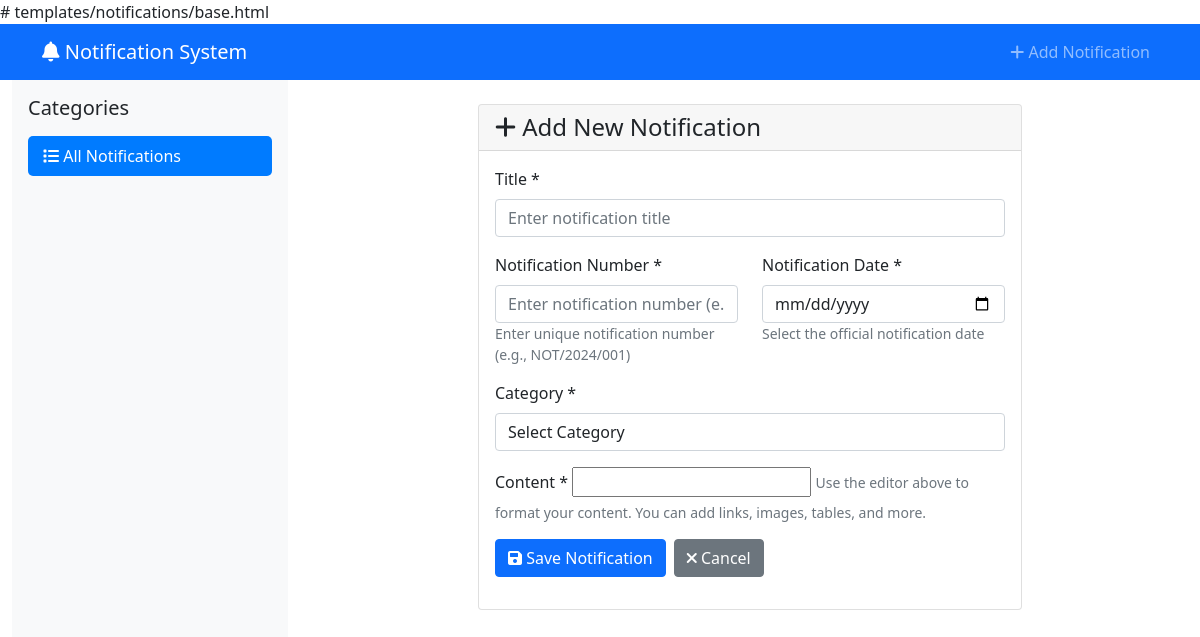
/bulletins/add/, run on an earlier commit of the app's database.
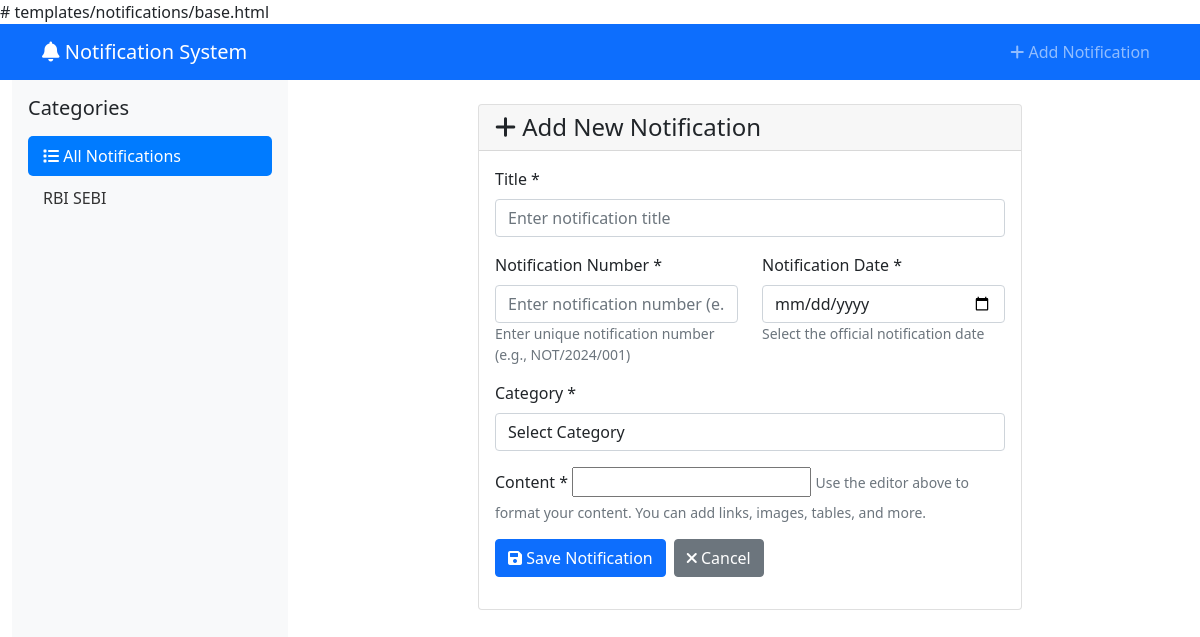
And on a later commit of the database.
### bulletins/models.py (models this page shows, shortened)
class NotificationCategory(models.Model):
    CATEGORY_CHOICES = [
        ('rbi_sebi', 'RBI SEBI'),
        ('notification', 'Notification'),
        ('circular', 'Circular'),
        ('income_tax', 'Income Tax'),
        ('service_tax', 'Service Tax'),
        ('central_sales_tax', 'Central Sales Tax'),
        ('excise_matters', 'Excise Matters'),
        ('customs', 'Customs'),
        ('company_law', 'Company Law'),
        ('labour_laws', 'Labour Laws'),
        ('fema', 'FEMA'),
        ('llp_act_2008', 'The LLP Act 2008'),
        ('accounting_standard', 'Accounting Standard (INDAS)'),
        ('others', 'Others'),
        ('gst', 'GST'),
        ('igst', 'IGST'),
        ('utgst', 'UTGST'),
        ('compensation_cess', 'Compensation Cess'),
        ('ibc_regulation', 'IBC Regulation'),
        ('vat', 'VAT'),
        ('delhi_vat', 'Delhi VAT'),
        ('maharashtra_vat', 'Maharashtra VAT'),
        ('gujarat_vat', 'Gujarat VAT'),
        ('telangana_vat', 'Telangana VAT'),
        ('tamil_nadu_vat', 'Tamil Nadu VAT'),
        ('karnataka_vat', 'Karnataka VAT'),
        ('west_bengal_vat', 'West Bengal VAT'),
        ('rajasthan_vat', 'Rajasthan VAT'),
        ('uttar_pradesh_vat', 'Uttar Pradesh VAT'),
        ('punjab_vat', 'Punjab VAT'),
    ]
    name = models.CharField(max_length=100, choices=CATEGORY_CHOICES, unique=True)
    display_name = models.CharField(max_length=100)
    created_at = models.DateTimeField(auto_now_add=True)
    parent = models.ForeignKey('self', on_delete=models.CASCADE, null=True, blank=True, related_name='subcategories')
    class Meta:
        verbose_name_plural = "Notification Categories"

### bulletins/views.py (the view)
# urls.py: path('add/', views.add_notification, name='add_notification'),
def add_notification(request):
    if request.method == 'POST':
        form = NotificationForm(request.POST)
        if form.is_valid():
            notification = form.save()
            messages.success(request, f'Notification "{notification.title}" successfully added!')
            return redirect('notification_list')
        else:
            messages.error(request, 'Please correct the errors below.')
    else:
        form = NotificationForm()
    categories = NotificationCategory.objects.prefetch_related('subcategories')
    return render(request, 'notifications/add_notification.html', {  # Yeh line check karo
        'form': form,
        'categories': categories
    })

### templates/notifications/add_notification.html (shortened to what this page needs)
{% extends 'notifications/base.html' %}
{% block content %}
<div class="row justify-content-center">
    <div class="col-lg-8">
        <div class="card">
            <div class="card-header">
                <h4 class="mb-0">
                    <i class="fas fa-plus"></i> Add New Notification
                </h4>
            </div>
            <div class="card-body">
                <form method="post" novalidate>
                    <div class="mb-3">
                        <label for="{{ form.title.id_for_label }}" class="form-label">Title *</label>
                        {{ form.title }}
                    </div>
                    <div class="row">
                        <div class="col-md-6">
                            <div class="mb-3">
                                <label for="{{ form.notification_number.id_for_label }}" class="form-label">Notification Number *</label>
                                {{ form.notification_number }}
                                <small class="form-text text-muted">
                                    Enter unique notification number (e.g., NOT/2024/001)
                                </small>
                            </div>
                        </div>
                        <div class="col-md-6">
                            <div class="mb-3">
                                <label for="{{ form.notification_date.id_for_label }}" class="form-label">Notification Date *</label>
                                {{ form.notification_date }}
                                <small class="form-text text-muted">
                                    Select the official notification date
                                </small>
                            </div>
                        </div>
                    </div>
                    <div class="mb-3">
                        <label for="{{ form.category.id_for_label }}" class="form-label">Category *</label>
                        <select name="category" class="form-control" id="id_category" required>
                            <option value="">Select Category</option>
                        </select>
                    </div>
                    <div class="mb-3">
                        <label for="{{ form.content.id_for_label }}" class="form-label">Content *</label>
                        {{ form.content }}
                        <small class="form-text text-muted">
                            Use the editor above to format your content. You can add links, images, tables, and more.
                        </small>
                    </div>
                    <div class="d-flex gap-2">
                        <button type="submit" class="btn btn-primary">
                            <i class="fas fa-save"></i> Save Notification
                        </button>
                        <a href="{% url 'notification_list' %}" class="btn btn-secondary">
                            <i class="fas fa-times"></i> Cancel
                        </a>
                    </div>
                </form>
            </div>
        </div>
    </div>
</div>
{% endblock %}

### templates/notifications/base.html (shortened to what this page needs)
<!DOCTYPE html>
<html lang="en">
<head>
    <link href="https://cdn.jsdelivr.net/npm/bootstrap@5.1.3/dist/css/bootstrap.min.css" rel="stylesheet">
    <link href="https://cdnjs.cloudflare.com/ajax/libs/font-awesome/6.0.0/css/all.min.css" rel="stylesheet">
</head>
<body>
    <nav class="navbar navbar-expand-lg navbar-dark bg-primary">
        <div class="container">
            <a class="navbar-brand" href="{% url 'notification_list' %}">
                <i class="fas fa-bell"></i> Notification System
            </a>
            <div class="navbar-nav ms-auto">
                <a class="nav-link" href="{% url 'add_notification' %}">
                    <i class="fas fa-plus"></i> Add Notification
                </a>
            </div>
        </div>
    </nav>
    <div class="container-fluid">
        <div class="row">
            <div class="col-md-3">
                <div class="sidebar p-3">
                    <h5 class="mb-3">Categories</h5>
                    <a href="{% url 'notification_list' %}" class="category-link {% if not selected_category %}active{% endif %}">
                        <i class="fas fa-list"></i> All Notifications
                    </a>
                    {% for category in categories %}
                        <a href="{% url 'category_notifications' category.name %}"
                           class="category-link {% if selected_category == category.name %}active{% endif %}">
                            {{ category.display_name }}
                        </a>
                    {% endfor %}
                </div>
            </div>
            <div class="col-md-9">
                <div class="p-4">
                    {% block content %}
                    {% endblock %}
                </div>
            </div>
        </div>
    </div>
</body>
</html>

What changed in the data, as far as the page shows it:
added NotificationCategory: display_name "RBI SEBI"
